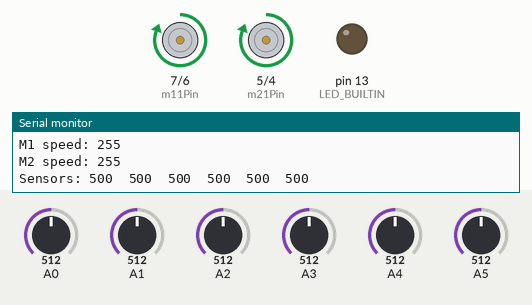
This sketch was run on a simulated Arduino Uno, built with avr-gcc and run on an emulated ATmega328P. Parts: motor-driver pin pairs drawn as motors (green arrow = first pin HIGH = forward, orange = second pin HIGH = backward, longer = more drive, scaled by the enable pin), output pins drawn as LEDs (lit = HIGH), the last lines printed to the serial monitor. The test bench sets the inputs (shaded band); at power-on: A0 = 512, A5 = 512, A4 = 512, A1 = 512, A2 = 512, A3 = 512.

Above: at 6.7 s.
6.8 s: A0 set to 251
9.8 s: A0 set to 215
At 10.6 s:
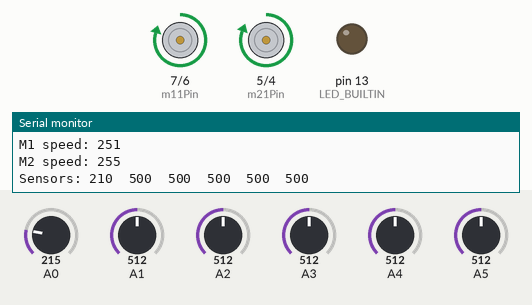
11.3 s: A0 set to 992
At 11.8 s:
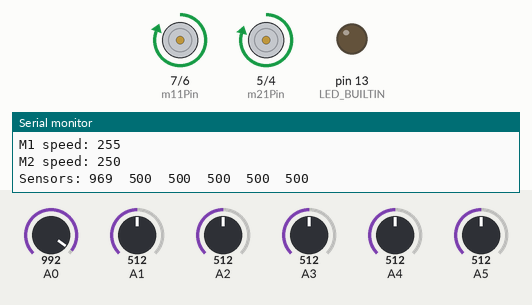
12.8 s: A5 set to 174
At 14.0 s:
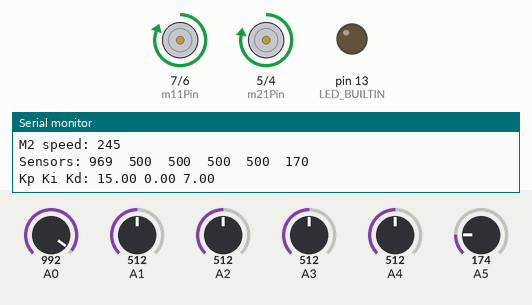
14.3 s: A5 set to 150
At 15.2 s:
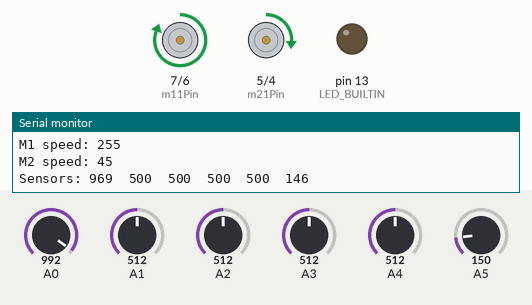
15.8 s: A4 set to 336
At 16.4 s:
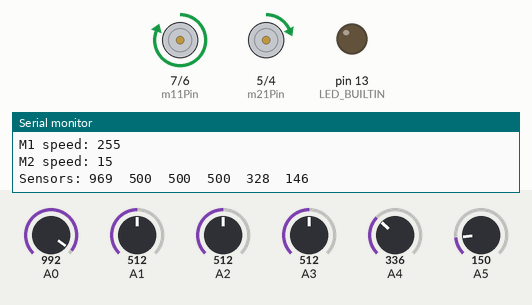
18.8 s: A4 set to 306
At 19.3 s:
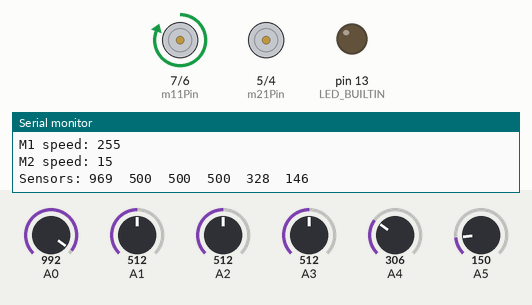
Timing chart, 0 to 21.3 s (numbered marks = the images above; inputs shaded):
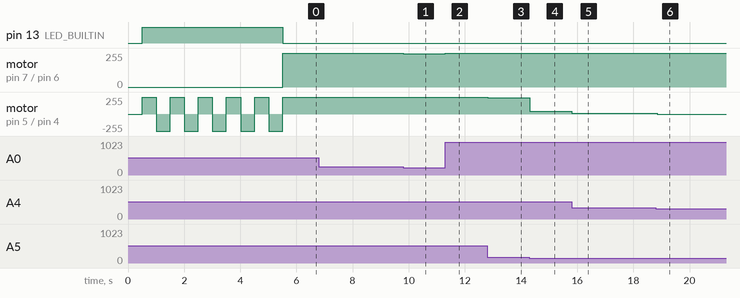

The sketch:

Code.ino
```cpp
#include <QTRSensors.h>

const int m11Pin = 7;
const int m12Pin = 6;
const int m21Pin = 5;
const int m22Pin = 4;
const int m1Enable = 11;
const int m2Enable = 10;

int m1Speed = 0;
int m2Speed = 0;

float kp = 15;
float ki = 0;
float kd = 7;
int p = 1;
int i = 0;
int d = 0;

int error = 0;
int lastError = 0;

const int maxSpeed = 255;
const int minSpeed = -255;
const int baseSpeed = 255;

QTRSensors qtr;
const int sensorCount = 6;
int sensorValues[sensorCount];
int sensors[sensorCount] = {0, 0, 0, 0, 0, 0};

bool inInput = false;
int currInput = 0;

unsigned long long debugInterval = 0;
int debugDebounce = 500;


void setup() {
  // pinMode setup
  pinMode(m11Pin, OUTPUT);
  pinMode(m12Pin, OUTPUT);
  pinMode(m21Pin, OUTPUT);
  pinMode(m22Pin, OUTPUT);
  pinMode(m1Enable, OUTPUT);
  pinMode(m2Enable, OUTPUT);

  qtr.setTypeAnalog();
  qtr.setSensorPins((const uint8_t[]){A0, A1, A2, A3, A4, A5}, sensorCount);
  delay(500);
  pinMode(LED_BUILTIN, OUTPUT);
  digitalWrite(LED_BUILTIN, HIGH);

  for (uint16_t i = 0; i < 200; i++)
  {
    // 40 calibrate calls = 1 second
    if((i / 20) % 2 == 0)
      setMotorSpeed(0, 250); ///250
    if((i / 20) % 2 == 1)
      setMotorSpeed(0, -255); /// 255
    qtr.calibrate();
  }
  setMotorSpeed(0, 0);
  digitalWrite(LED_BUILTIN, LOW);
  Serial.begin(9600);
}


void loop() {
  if(inInput == false) pidControl(kp, ki, kd);

  if(Serial.available()) {
    float input = Serial.parseFloat();
    if(inInput == false) {
      inInput = true;
      setMotorSpeed(0, 0);
    }
    else{
      if(currInput == 0) {
        kp = input;
        currInput++;
      }
      else if(currInput == 1) ki = input, currInput++;
      else if(currInput == 2) {
        kd = input;
        currInput = 0;
        inInput = false;
      }
    }
  }

}

// calculate PID value based on error, kp, kd, ki, p, i and d.
void pidControl(float kp, float ki, float kd) {
  int error = map(qtr.readLineBlack(sensorValues), 0, 5000, -50, 50);

  int base = baseSpeed;
  p = error;
  i = i + error;
  d = error - lastError;
  int motorSpeed = 0;
  if(error <= 4 && error >= -4) error = 0;
  else if(error <= 13 && error >= -13) motorSpeed = 0.8 * p + ki * i + 5 * d;
  else if(error >= 42 || error <= -42)
  {
    motorSpeed = 23 * p + ki * i + (kd - 2) * d; //20.3
    base = 245;
  }
  else if(error >= 35 || error <= -35) {
    base = 245;
    motorSpeed = kp * p + ki * i + kd * d;
  }
  else motorSpeed = kp * p + ki * i + kd * d; // = error in this case

  m1Speed = base;
  m2Speed = base;

  if (error < 0) {
    m2Speed += motorSpeed;
  }
  else if (error > 0) {
    m1Speed -= motorSpeed;
  }

  m1Speed = constrain(m1Speed, minSpeed, maxSpeed);
  m2Speed = constrain(m2Speed, minSpeed, maxSpeed);
  setMotorSpeed(m1Speed, m2Speed);
  lastError = error;

  // DEBUGGING
  if(millis() - debugInterval > debugDebounce) {
    Serial.println();
    Serial.print("Kp Ki Kd: ");
    Serial.print(kp);
    Serial.print(" ");
    Serial.print(ki);
    Serial.print(" ");
    Serial.println(kd);


    Serial.print("P I D: ");
    Serial.print(p);
    Serial.print(" ");
    Serial.print(i);
    Serial.print(" ");
    Serial.println(d);

    Serial.print("Motorspeed: ");
    Serial.println(motorSpeed);
    Serial.print("M1 speed: ");
    Serial.println(m1Speed);

    Serial.print("M2 speed: ");
    Serial.println(m2Speed);
    debugInterval = millis();
    Serial.print("Sensors: ");
    for (uint8_t i = 0; i < 6; i++)
    {
      Serial.print(sensorValues[i]);
      Serial.print('\t');
    }
  Serial.println();
  }
}


void setMotorSpeed(int motor1Speed, int motor2Speed) {
  if (motor1Speed == 0) {
    digitalWrite(m11Pin, LOW);
    digitalWrite(m12Pin, LOW);
    analogWrite(m1Enable, motor1Speed);
  }
  else {
    if (motor1Speed > 0) {
      digitalWrite(m11Pin, HIGH);
      digitalWrite(m12Pin, LOW);
      analogWrite(m1Enable, motor1Speed);
    }
    if (motor1Speed < 0) {
      digitalWrite(m11Pin, LOW);
      digitalWrite(m12Pin, HIGH);
      analogWrite(m1Enable, -motor1Speed);
    }
  }

  if (motor2Speed == 0) {
    digitalWrite(m21Pin, LOW);
    digitalWrite(m22Pin, LOW);
    analogWrite(m2Enable, motor2Speed);
  }
  else {
    if (motor2Speed > 0) {
      digitalWrite(m21Pin, HIGH);
      digitalWrite(m22Pin, LOW);
      analogWrite(m2Enable, motor2Speed);
    }
    if (motor2Speed < 0) {
      digitalWrite(m21Pin, LOW);
      digitalWrite(m22Pin, HIGH);
      analogWrite(m2Enable, -motor2Speed);
    }
  }
}
```

Measured:
- the behaviour switches between 161 and 160 on A5 (found by bisection; images 3 and 4)
- after the input at 9.8 s, motor on pin 7 (m11Pin) / pin 6 (m12Pin): forward 255/255 → forward 251/255 at once
- after the input at 11.3 s, motor on pin 7 (m11Pin) / pin 6 (m12Pin): forward 251/255 → forward 255/255 at once; motor on pin 5 (m21Pin) / pin 4 (m22Pin): forward 255/255 → forward 250/255 at once
- after the input at 12.8 s, motor on pin 5 (m21Pin) / pin 4 (m22Pin): forward 250/255 → forward 245/255 at once
- after the input at 14.3 s, motor on pin 5 (m21Pin) / pin 4 (m22Pin): forward 245/255 → forward 45/255 at once
- after the input at 15.8 s, motor on pin 5 (m21Pin) / pin 4 (m22Pin): forward 45/255 → forward 15/255 at once
- after the input at 18.8 s, motor on pin 5 (m21Pin) / pin 4 (m22Pin): forward 15/255 → stopped after 0.06 s
- by itself, motor on pin 5 (m21Pin) / pin 4 (m22Pin): repeats every 1.0 s: backward 255/255 0.50 s, forward 250/255 0.50 s
